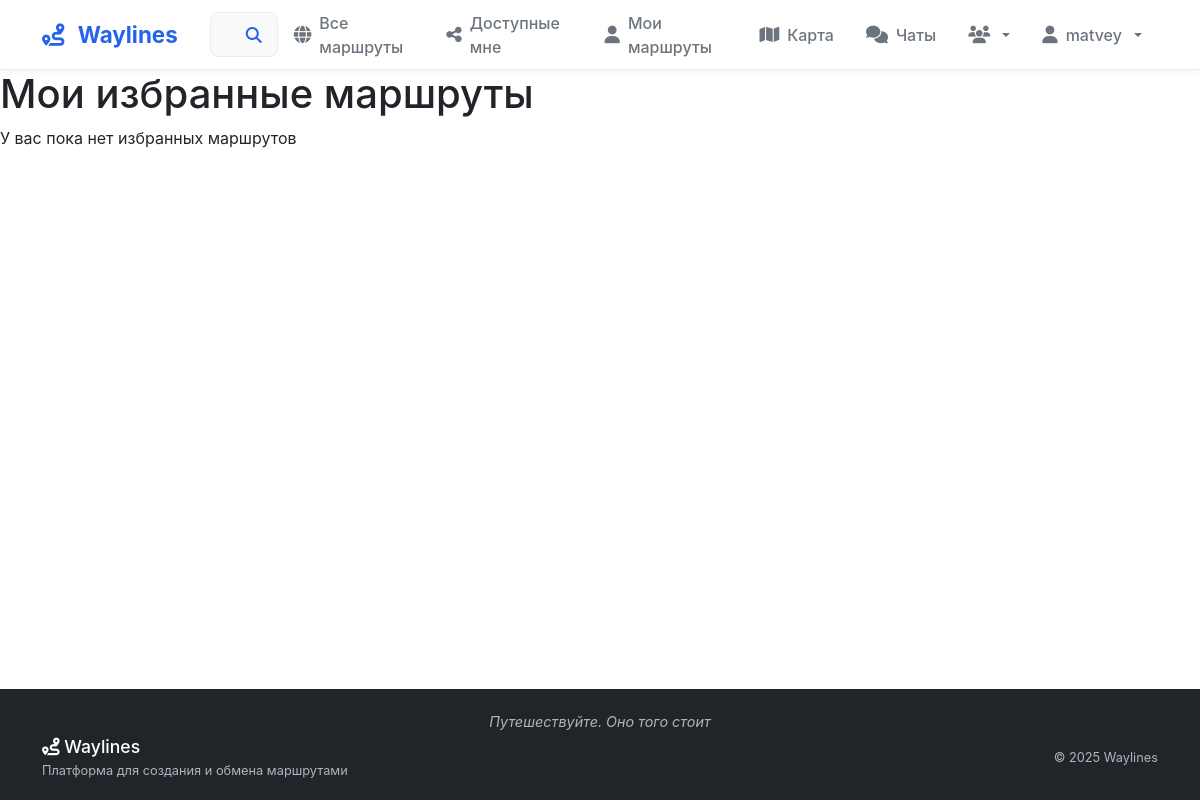
Before: /interactions/my-favorites/ (signed in) with the older database file.
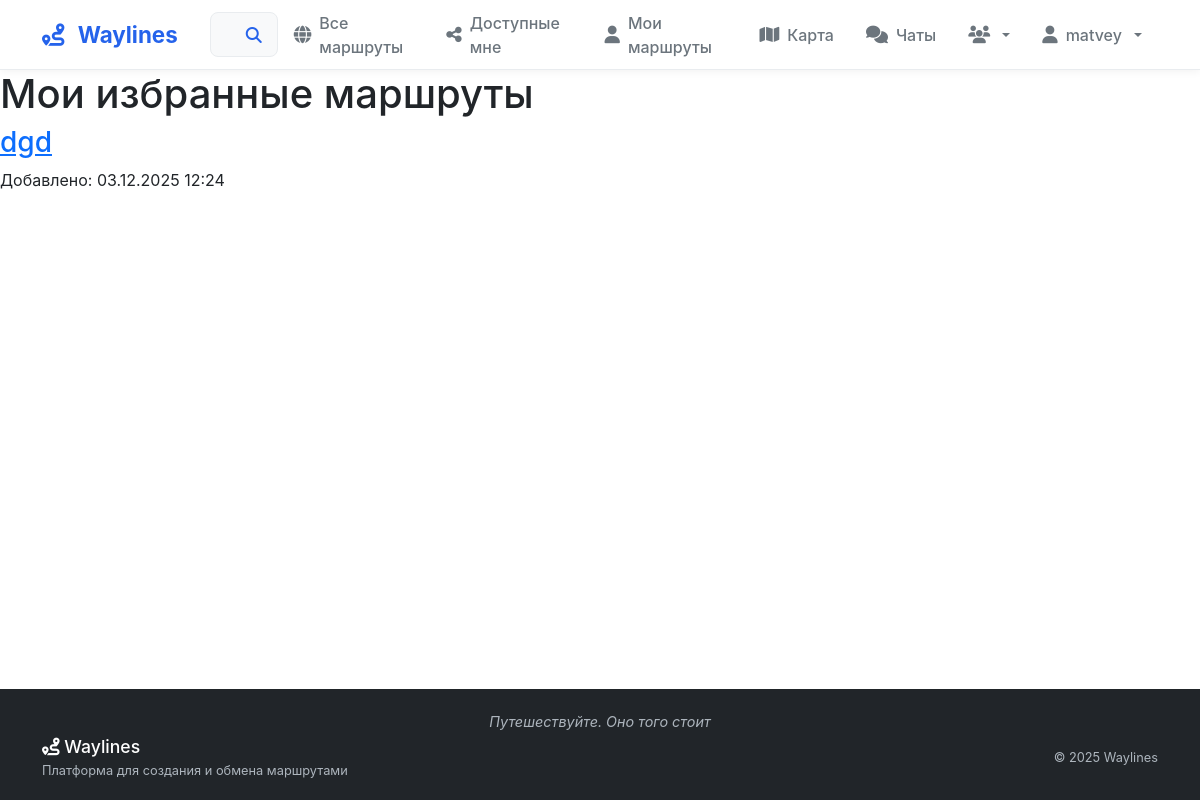
After: the same page with the newer database file.
### interactions/models.py (models this page shows, shortened)
class Favorite(models.Model):
    user = models.ForeignKey(
        User,
        related_name="favorite_routes",
        verbose_name="Пользователь",
        on_delete=models.CASCADE,
    )
    route = models.ForeignKey(
        Route,
        on_delete=models.CASCADE,
        related_name="favorites_by",
        verbose_name="Маршрут",
    )
    created_at = models.DateTimeField(
        auto_now_add=True, verbose_name="Дата добавления"
    )
    class Meta:
        unique_together = ("user", "route")
        verbose_name = "Изображение"
        verbose_name_plural = "Избранное"
        ordering = ["-created_at"]

### routes/models.py (models this page shows, shortened)
class Route(models.Model):
    PRIVACY_CHOICES = [
        ("public", "Публичный"),
        ("private", "Приватный"),
        ("link", "По ссылке"),
        ("personal", "Персональный"),
    ]
    ROUTE_TYPE_CHOICES = [
        ("driving", "Автомобильный"),
        ("walking", "Пеший"),
        ("cycling", "Велосипедный"),
        ("mixed", "Смешанный"),
    ]
    MOOD_CHOICES = [
        ("calm", "Спокойный"),
        ("active", "Активный"),
        ("extreme", "Экстремальный"),
        ("romantic", "Романтический"),
        ("family", "Семейный"),
        ("adventure", "Приключенческий"),
    ]
    THEME_CHOICES = [
        ("historical", "Исторический"),
        ("nature", "Природный"),
        ("urban", "Городской"),
        ("cultural", "Культурный"),
        ("gastronomic", "Гастрономический"),
        ("religious", "Религиозный"),
        ("architectural", "Архитектурный"),
    ]
    author = models.ForeignKey(
        User,
        on_delete=models.CASCADE,
        related_name="routes",
        verbose_name="Автор",
    )
    name = models.CharField("Название", max_length=200)
    description = models.TextField("Описание", blank=True)
    short_description = models.TextField(
        "Краткое описание", max_length=300, blank=True
    )
    privacy = models.CharField(
        "Приватность", max_length=20, choices=PRIVACY_CHOICES, default="public"
    )
    route_type = models.CharField(
        "Тип маршрута",
        max_length=20,
        choices=ROUTE_TYPE_CHOICES,
        default="walking",
    )
    mood = models.CharField(
        "Настроение", max_length=20, choices=MOOD_CHOICES, blank=True
    )
    theme = models.CharField(
        "Тема", max_length=20, choices=THEME_CHOICES, blank=True
    )
    duration_minutes = models.IntegerField(
        "Продолжительность (минут)", default=0
    )
    country = models.CharField(
        max_length=100, blank=True, null=True, verbose_name="Страна"
    )
    total_distance = models.FloatField("Общее расстояние (км)", default=0)
    is_active = models.BooleanField("Актуален", default=True)
    has_audio_guide = models.BooleanField("Есть аудиогид", default=False)
    is_elderly_friendly = models.BooleanField("Для пожилых", default=False)
    shared_with = models.ManyToManyField(
        User,
        related_name="shared_routes",
        blank=True,
        verbose_name="Доступно для",
    )
    created_at = models.DateTimeField("Создан", auto_now_add=True)
    updated_at = models.DateTimeField("Обновлён", auto_now=True)
    last_status_update = models.DateTimeField(
        "Последнее обновление статуса", auto_now=True
    )
    qr_code = models.ImageField(
        upload_to="qr_codes/", blank=True, null=True, verbose_name="QR код"
    )
    class Meta:
        verbose_name = "Маршрут"
        verbose_name_plural = "Маршруты"
        ordering = ["-created_at"]

### interactions/views.py (the view)
@login_required
def my_favorites(request):
    try:
        favorites = request.user.favorite_routes.all()
        return render(
            request, "interactions/my_favorites.html", {"favorites": favorites}
        )
    except Exception as e:
        logger.error(f"Ошибка в my_favorites: {str(e)}")
        logger.error(traceback.format_exc())
        messages.error(request, "Произошла ошибка при загрузке избранного")
        return redirect("home")

### users/context_processors.py (called while the page is built)
def navbar_context(request):
    context = {}
    if request.user.is_authenticated:
        context["pending_requests_count"] = Friendship.objects.filter(
            to_user=request.user, status="pending"
        ).count()
        context["pending_friend_requests"] = Friendship.objects.filter(
            to_user=request.user, status="pending"
        )[:5]
    return context

### templates/interactions/my_favorites.html
{% extends 'base.html' %}
{% block content %}
<h1>Мои избранные маршруты</h1>
{% if favorites %}
    {% for favorite in favorites %}
        <div class="route-card">
            <h3><a href="{% url 'route_detail' favorite.route.id %}">{{ favorite.route.name }}</a></h3>
            <p>Добавлено: {{ favorite.created_at|date:"d.m.Y H:i" }}</p>
        </div>
    {% endfor %}
{% else %}
    <p>У вас пока нет избранных маршрутов</p>
{% endif %}
{% endblock %}

Changed rows visible on the page:
added Favorite: route.name "dgd", created_at "03.12.2025 12:24"
Other visible differences:
text no longer shown: "У вас пока нет избранных маршрутов"
